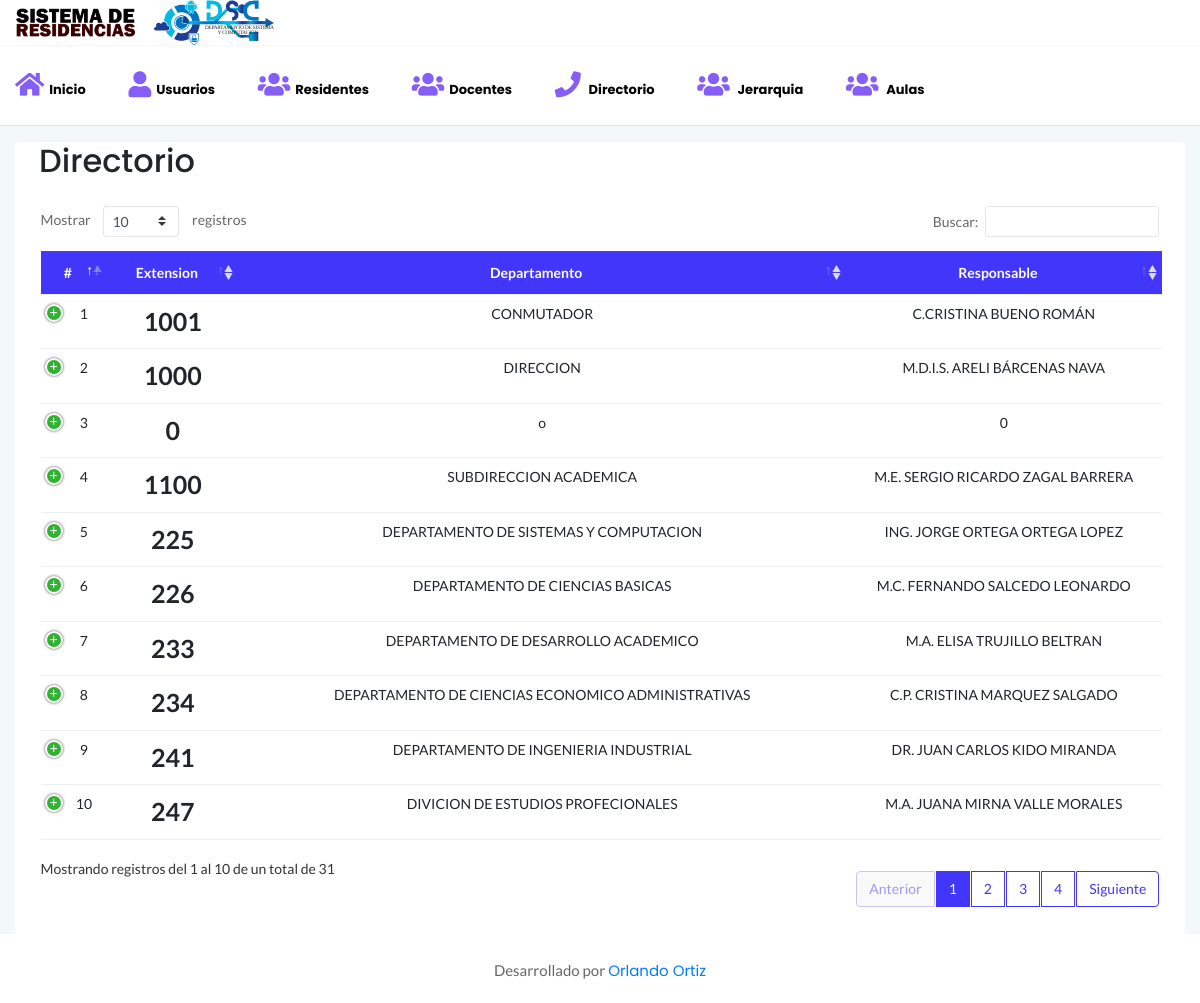
The app's page /Directorio with its own data.
### tables this page shows
CREATE TABLE `directorio` (
  `id` int(10) unsigned NOT NULL AUTO_INCREMENT,
  `noExt` varchar(10) NOT NULL,
  `depto` varchar(100) DEFAULT NULL,
  `responsable` varchar(100) DEFAULT NULL,
  PRIMARY KEY (`id`)
);

### modelos/conexion.php (called while the page is built)
<?php
class Conexion{
	static public function conectar(){
		$link = new PDO("mysql:host=localhost;dbname=sdr","root","");
		$link->exec("set names utf8");
		return $link;
	}
}

### modelos/directorio.modelo.php (called while the page is built, shortened)
<?php
require_once "conexion.php";
class ModeloDirectorio
{
    static public function MdlMostrarDirectorio($tabla, $item, $valor)
    {
        if ($item != null) {
            $stmt = Conexion::conectar()->prepare("SELECT * FROM $tabla WHERE $item < $valor");
            $stmt->execute();
            return $stmt->fetchAll();
        } else {
            $stmt = Conexion::conectar()->prepare("SELECT * FROM $tabla");
            $stmt->execute();
            return $stmt->fetchAll();
        }
    }
}

### controladores/plantilla.controlador.php (called while the page is built)
<?php
class ControladorPlantilla{
	public function ctrPlantilla(){
		include "vistas/plantilla.php";
	}
}

### index.php (called while the page is built, shortened)
<?php
require_once "controladores/plantilla.controlador.php";
require_once "controladores/directorio.controlador.php";
require_once "controladores/config.controlador.php";
require_once "modelos/docentes.modelo.php";
require_once "modelos/directorio.modelo.php";
$plantilla = new ControladorPlantilla();
$plantilla->ctrPlantilla();

### controladores/directorio.controlador.php (the view, shortened to what this page needs)
<?php
class ControladorDirectorio
{
    public static function ctrMostrarDirectorio()
    {
        $tabla = "directorio";
        $item = null;
        $valor = "";
        $respuesta = ModeloDirectorio::MdlMostrarDirectorio($tabla, $item, $valor);
        foreach ($respuesta as $key => $value) {
                echo ' <tr class="table">
                            <td>' . $value["id"] . '</td>
                            <td><strong style="font-size: 25px;">' . $value["noExt"] . '</strong></td>
                            <td>' . $value["depto"] . '</td>
                            <td>' . $value["responsable"] . '</td>
                            <td>
                            <div class="btn-group">';
            echo ' </tr>';
        }
    }
}

### vistas/assets/css/styles.css (style rules this page uses)
.body-bg { background: #F3F8FB; }
table tr th, table tr td { border-top: 1px solid rgba(120, 130, 140, 0.13) !important; }

### records on screen
directorio: id "1", noExt "1001", depto "CONMUTADOR", responsable "C.CRISTINA BUENO ROMÁN"
directorio: id "2", noExt "1000", depto "DIRECCION", responsable "M.D.I.S. ARELI BÁRCENAS NAVA"
directorio: id "3", noExt "0", depto "o", responsable "0"
directorio: id "4", noExt "1100", depto "SUBDIRECCION ACADEMICA", responsable "M.E. SERGIO RICARDO ZAGAL BARRERA"
directorio: id "5", noExt "225", depto "DEPARTAMENTO DE SISTEMAS Y COMPUTACION", responsable "ING. JORGE ORTEGA ORTEGA LOPEZ"
directorio: id "6", noExt "226", depto "DEPARTAMENTO DE CIENCIAS BASICAS", responsable "M.C. FERNANDO SALCEDO LEONARDO"
directorio: id "7", noExt "233", depto "DEPARTAMENTO DE DESARROLLO ACADEMICO", responsable "M.A. ELISA TRUJILLO BELTRAN"
directorio: id "8", noExt "234", depto "DEPARTAMENTO DE CIENCIAS ECONOMICO ADMINISTRATIVAS", responsable "C.P. CRISTINA MARQUEZ SALGADO"
directorio: id "9", noExt "241", depto "DEPARTAMENTO DE INGENIERIA INDUSTRIAL", responsable "DR. JUAN CARLOS KIDO MIRANDA"
directorio: id "10", noExt "247", depto "DIVICION DE ESTUDIOS PROFECIONALES", responsable "M.A. JUANA MIRNA VALLE MORALES"
